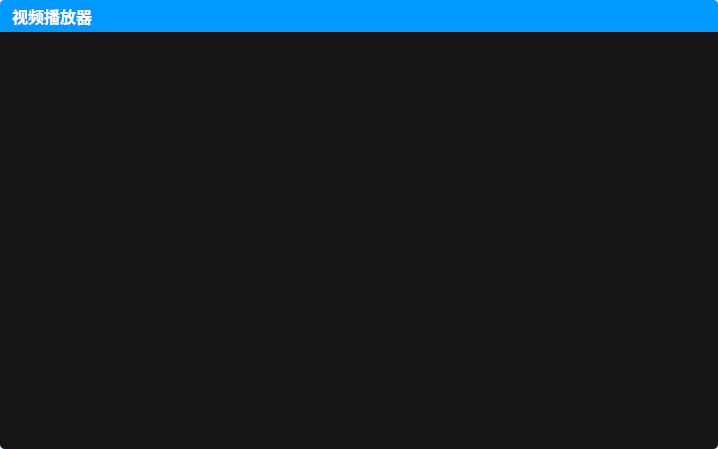
<?xml version="1.0" encoding="UTF-8"?>
<ui version="4.0">
 <class>DragAbleWidget</class>
 <widget class="QWidget" name="DragAbleWidget">
  <property name="geometry">
   <rect>
    <x>0</x>
    <y>0</y>
    <width>718</width>
    <height>449</height>
   </rect>
  </property>
  <property name="windowTitle">
   <string>Form</string>
  </property>
  <layout class="QVBoxLayout" name="verticalLayout">
   <property name="spacing">
    <number>0</number>
   </property>
   <property name="leftMargin">
    <number>0</number>
   </property>
   <property name="topMargin">
    <number>0</number>
   </property>
   <property name="rightMargin">
    <number>0</number>
   </property>
   <property name="bottomMargin">
    <number>0</number>
   </property>
   <item>
    <widget class="QWidget" name="widget_frame" native="true">
     <property name="styleSheet">
      <string notr="true">QWidget#widget_frame
{
	border:3px solid  rgb(46, 165, 255);
	background-color: rgba(255, 255, 255, 0);
	border-radius:5px;
}

QWidget#widget_back
{
border-radius:3px;
}

QWidget#widget_title
{
	border-top-right-radius:5px;
	border-top-left-radius:5px;
}

QWidget#widget_container
{
	border-bottom-right-radius:5px;
	border-bottom-left-radius:5px;
}

QStackedWidget
{
	border-bottom-right-radius:5px;
	border-bottom-left-radius:5px;
}

QWidget#page_courseList
{
	border-bottom-right-radius:5px;
	border-bottom-left-radius:5px;
}

	</string>
     </property>
     <layout class="QVBoxLayout" name="verticalLayout_6">
      <property name="spacing">
       <number>0</number>
      </property>
      <property name="leftMargin">
       <number>0</number>
      </property>
      <property name="topMargin">
       <number>0</number>
      </property>
      <property name="rightMargin">
       <number>0</number>
      </property>
      <property name="bottomMargin">
       <number>0</number>
      </property>
      <item>
       <widget class="QWidget" name="widget_back" native="true">
        <property name="styleSheet">
         <string notr="true"/>
        </property>
        <layout class="QVBoxLayout" name="verticalLayout_8">
         <property name="spacing">
          <number>0</number>
         </property>
         <property name="leftMargin">
          <number>0</number>
         </property>
         <property name="topMargin">
          <number>0</number>
         </property>
         <property name="rightMargin">
          <number>0</number>
         </property>
         <property name="bottomMargin">
          <number>0</number>
         </property>
         <item>
          <layout class="QVBoxLayout" name="verticalLayout_titleWidget_Back">
           <property name="spacing">
            <number>0</number>
           </property>
           <property name="topMargin">
            <number>0</number>
           </property>
           <item>
            <widget class="QWidget" name="widget_title" native="true">
             <property name="sizePolicy">
              <sizepolicy hsizetype="Preferred" vsizetype="Fixed">
               <horstretch>0</horstretch>
               <verstretch>0</verstretch>
              </sizepolicy>
             </property>
             <property name="minimumSize">
              <size>
               <width>0</width>
               <height>32</height>
              </size>
             </property>
             <property name="maximumSize">
              <size>
               <width>16777215</width>
               <height>32</height>
              </size>
             </property>
             <property name="styleSheet">
              <string notr="true">
QPushButton#btnMenu,QPushButton#btnMenu_Min,QPushButton#btnMenu_Max,QPushButton#btn_Close{
	border-radius:0px;
	color: #F0F0F0;
	background-color:rgba(0,0,0,0);
	border-style:none;
}

QPushButton#btnMenu:hover,QPushButton#btnMenu_Min:hover,QPushButton#btnMenu_Max:hover,QPushButton#btn_Close:hover{
	background-color: qlineargradient(spread:pad, x1:0, y1:1, x2:0, y2:0, stop:0 rgba(25, 134, 199, 0), stop:1 #636363);
}

QWidget#widget_title{
        background-color:rgb(0, 153, 255); 
}

QLabel#lab_Ico,QLabel#lab_Title{
	border-radius:0px;
	color: #F0F0F0;
	background-color:rgba(0,0,0,0);
	border-style:none;
}
</string>
             </property>
             <layout class="QHBoxLayout" name="horizontalLayout_40">
              <property name="spacing">
               <number>0</number>
              </property>
              <property name="leftMargin">
               <number>0</number>
              </property>
              <property name="topMargin">
               <number>0</number>
              </property>
              <property name="rightMargin">
               <number>0</number>
              </property>
              <property name="bottomMargin">
               <number>0</number>
              </property>
              <item>
               <layout class="QHBoxLayout" name="horizontalLayout_19">
                <property name="spacing">
                 <number>0</number>
                </property>
                <property name="leftMargin">
                 <number>12</number>
                </property>
                <property name="topMargin">
                 <number>0</number>
                </property>
                <property name="rightMargin">
                 <number>0</number>
                </property>
                <item>
                 <widget class="QLabel" name="label_titleName">
                  <property name="layoutDirection">
                   <enum>Qt::LeftToRight</enum>
                  </property>
                  <property name="styleSheet">
                   <string notr="true">color: rgb(255, 255, 255);
font-size:16px;
font-weight:bold;
font-family:&quot;微软雅黑&quot;;</string>
                  </property>
                  <property name="text">
                   <string>视频播放器</string>
                  </property>
                 </widget>
                </item>
                <item>
                 <spacer name="horizontalSpacer_26">
                  <property name="orientation">
                   <enum>Qt::Horizontal</enum>
                  </property>
                  <property name="sizeHint" stdset="0">
                   <size>
                    <width>40</width>
                    <height>20</height>
                   </size>
                  </property>
                 </spacer>
                </item>
                <item>
                 <widget class="QWidget" name="widget_titleBtn" native="true">
                  <property name="sizePolicy">
                   <sizepolicy hsizetype="Preferred" vsizetype="Expanding">
                    <horstretch>0</horstretch>
                    <verstretch>0</verstretch>
                   </sizepolicy>
                  </property>
                  <property name="maximumSize">
                   <size>
                    <width>16777215</width>
                    <height>46</height>
                   </size>
                  </property>
                  <layout class="QHBoxLayout" name="horizontalLayout_5">
                   <property name="spacing">
                    <number>2</number>
                   </property>
                   <property name="leftMargin">
                    <number>0</number>
                   </property>
                   <property name="topMargin">
                    <number>0</number>
                   </property>
                   <property name="rightMargin">
                    <number>0</number>
                   </property>
                   <property name="bottomMargin">
                    <number>0</number>
                   </property>
                   <item>
                    <widget class="QPushButton" name="btnMenu_Min">
                     <property name="sizePolicy">
                      <sizepolicy hsizetype="Minimum" vsizetype="Expanding">
                       <horstretch>0</horstretch>
                       <verstretch>0</verstretch>
                      </sizepolicy>
                     </property>
                     <property name="maximumSize">
                      <size>
                       <width>16777215</width>
                       <height>60</height>
                      </size>
                     </property>
                     <property name="cursor">
                      <cursorShape>ArrowCursor</cursorShape>
                     </property>
                     <property name="focusPolicy">
                      <enum>Qt::NoFocus</enum>
                     </property>
                     <property name="layoutDirection">
                      <enum>Qt::LeftToRight</enum>
                     </property>
                     <property name="styleSheet">
                      <string notr="true"/>
                     </property>
                     <property name="text">
                      <string/>
                     </property>
                     <property name="icon">
                      <iconset resource="../../images.qrc">
                       <normaloff>:/images/showminisizebtn.png</normaloff>:/images/showminisizebtn.png</iconset>
                     </property>
                     <property name="iconSize">
                      <size>
                       <width>22</width>
                       <height>22</height>
                      </size>
                     </property>
                     <property name="flat">
                      <bool>true</bool>
                     </property>
                    </widget>
                   </item>
                   <item>
                    <widget class="QPushButton" name="btnMenu_Max">
                     <property name="sizePolicy">
                      <sizepolicy hsizetype="Minimum" vsizetype="Expanding">
                       <horstretch>0</horstretch>
                       <verstretch>0</verstretch>
                      </sizepolicy>
                     </property>
                     <property name="maximumSize">
                      <size>
                       <width>16777215</width>
                       <height>60</height>
                      </size>
                     </property>
                     <property name="cursor">
                      <cursorShape>ArrowCursor</cursorShape>
                     </property>
                     <property name="focusPolicy">
                      <enum>Qt::NoFocus</enum>
                     </property>
                     <property name="layoutDirection">
                      <enum>Qt::LeftToRight</enum>
                     </property>
                     <property name="styleSheet">
                      <string notr="true"/>
                     </property>
                     <property name="text">
                      <string/>
                     </property>
                     <property name="icon">
                      <iconset resource="../../images.qrc">
                       <normaloff>:/images/showmaxsizebtn.png</normaloff>:/images/showmaxsizebtn.png</iconset>
                     </property>
                     <property name="iconSize">
                      <size>
                       <width>22</width>
                       <height>22</height>
                      </size>
                     </property>
                     <property name="flat">
                      <bool>true</bool>
                     </property>
                    </widget>
                   </item>
                   <item>
                    <widget class="QPushButton" name="btn_Close">
                     <property name="sizePolicy">
                      <sizepolicy hsizetype="Minimum" vsizetype="Expanding">
                       <horstretch>0</horstretch>
                       <verstretch>0</verstretch>
                      </sizepolicy>
                     </property>
                     <property name="maximumSize">
                      <size>
                       <width>16777215</width>
                       <height>60</height>
                      </size>
                     </property>
                     <property name="cursor">
                      <cursorShape>ArrowCursor</cursorShape>
                     </property>
                     <property name="focusPolicy">
                      <enum>Qt::NoFocus</enum>
                     </property>
                     <property name="layoutDirection">
                      <enum>Qt::LeftToRight</enum>
                     </property>
                     <property name="styleSheet">
                      <string notr="true"/>
                     </property>
                     <property name="text">
                      <string/>
                     </property>
                     <property name="icon">
                      <iconset resource="../../images.qrc">
                       <normaloff>:/images/close_normal.png</normaloff>:/images/close_normal.png</iconset>
                     </property>
                     <property name="iconSize">
                      <size>
                       <width>22</width>
                       <height>22</height>
                      </size>
                     </property>
                     <property name="flat">
                      <bool>true</bool>
                     </property>
                    </widget>
                   </item>
                  </layout>
                 </widget>
                </item>
               </layout>
              </item>
             </layout>
            </widget>
           </item>
          </layout>
         </item>
         <item>
          <widget class="QWidget" name="widget_container" native="true">
           <property name="sizePolicy">
            <sizepolicy hsizetype="Preferred" vsizetype="Expanding">
             <horstretch>0</horstretch>
             <verstretch>0</verstretch>
            </sizepolicy>
           </property>
           <property name="styleSheet">
            <string notr="true">QWidget#widget_container
{
	background-color: rgb(22, 22, 22);
}
</string>
           </property>
          </widget>
         </item>
        </layout>
       </widget>
      </item>
     </layout>
    </widget>
   </item>
  </layout>
 </widget>
 <resources>
  <include location="../../images.qrc"/>
 </resources>
 <connections/>
</ui>
